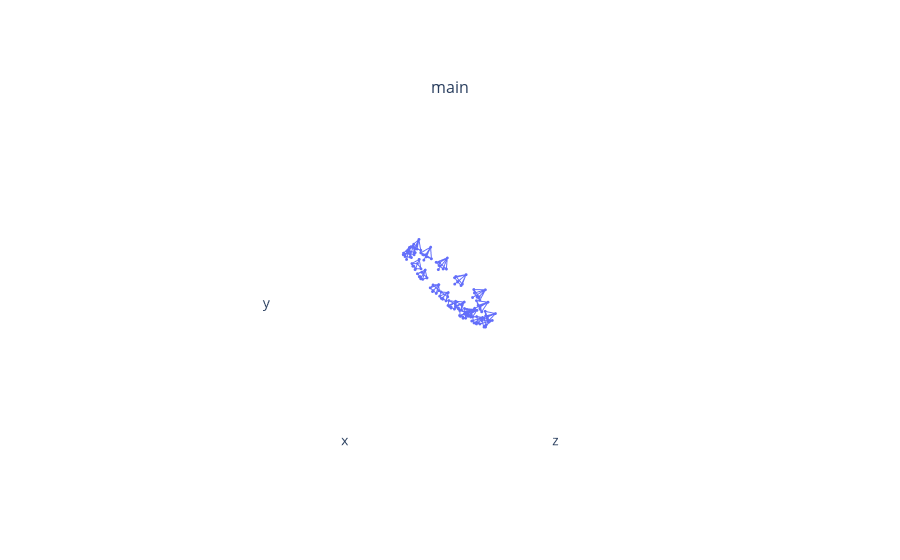

Notebook code cell kept with this figure:
### Markdown cell above
plotly widget with 3D camera poses . To convert camera to pytorch3d representation, use the _get_pytorch3d_camera_from_uco3d_camera function here

### Code cell
from pytorch3d.renderer.camera_utils import join_cameras_as_batch

def _get_pytorch3d_camera_from_uco3d_camera(
    camera,
) -> PerspectiveCameras:
    assert camera is not None
    return PerspectiveCameras(
        focal_length=camera.focal_length,
        principal_point=camera.principal_point,
        R=camera.R,
        T=camera.T,
    )

cameras = join_cameras_as_batch([_get_pytorch3d_camera_from_uco3d_camera(dataset.meta[seq, frame_id].camera) for _, frame_id, _ in seq_frame_ids[::interval]])
plot_scene({"main": {"cameras": cameras}}, camera_scale=0.3)

### Figure 1 — Plotly figure (JSON) as saved in the notebook; plotly's stock layout.template omitted (floating-point values rounded to 4 significant figures; data arrays with more than 128 entries replaced by an {"elided": "..."} marker saying what was removed)
{"data": [{"marker": {"size": 1}, "name": "cameras", "scene": "scene", "type": "scatter3d", "x": {"elided": "319 float values"}, "y": {"elided": "319 float values"}, "z": {"elided": "319 float values"}}], "layout": {"annotations": [{"font": {"size": 16}, "showarrow": false, "text": "main", "x": 0.5, "xanchor": "center", "xref": "paper", "y": 1, "yanchor": "bottom", "yref": "paper"}], "scene": {"aspectmode": "cube", "camera": {"up": {"x": 0, "y": 1, "z": 0}}, "domain": {"x": [0, 1], "y": [0, 1]}, "xaxis": {"backgroundcolor": "#fff", "range": [-7.004, 7.256], "showaxeslabels": false, "showgrid": false, "showline": false, "showticklabels": false, "ticks": "", "zeroline": false}, "yaxis": {"backgroundcolor": "#fff", "range": [-7.2, 7.06], "showaxeslabels": false, "showgrid": false, "showline": false, "showticklabels": false, "ticks": "", "zeroline": false}, "zaxis": {"backgroundcolor": "#fff", "range": [-6.644, 7.616], "showaxeslabels": false, "showgrid": false, "showline": false, "showticklabels": false, "ticks": "", "zeroline": false}}}}
